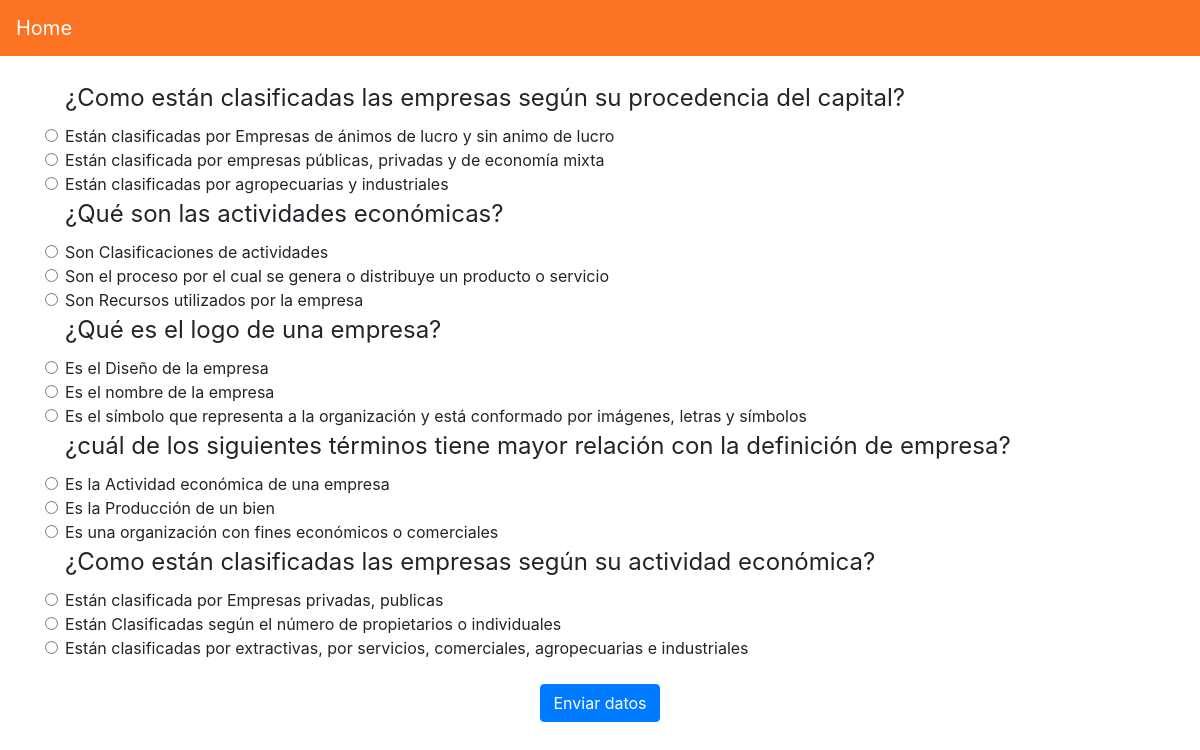
/constitucion/evalua, run on the app's committed database.
### constitucion_de_empresa/models.py (models this page shows, shortened)
class Pregunta(models.Model):
    cuestion = models.TextField(max_length=100, verbose_name='Pregunta')
    class Meta:
        verbose_name = "pregunta"
        verbose_name_plural = "preguntas"
    def __str__(self) -> str:
        return self.cuestion

class Respuesta(models.Model):
    contenido = models.TextField(max_length=100)
    pregunta = models.ForeignKey(Pregunta, verbose_name='questions', on_delete=models.CASCADE) #Se eliminan las junto con su pregunta """
    right = models.BooleanField(verbose_name='Esta es la respuesta correcta?', default=False) # tipo de respuesta
    created = models.DateTimeField(default=now, editable=False, blank=False) #creacion
    updated = models.DateTimeField(default=now, editable=False, blank=False) #Actualizacion
    class Meta:
        verbose_name = "respuesta"
        verbose_name_plural = "respuestas"

### constitucion_de_empresa/views.py (the view)
# urls.py: path('constitucion/evalua', constitucionEmpresas_Evalua, name='Cons_Evalua'),
def constitucionEmpresas_Evalua(request): #Examen del tema constitucion de empresas
    CATIDAD_DE_PREGUNTAS = 5 #Cnatidad de preguntas que se van a mostrar
    con = sqlite3.connect('db.sqlite3') #nombre de la base de datos y conexion
    cur = con.cursor()  #cursor
    preguntas = Pregunta.objects.all() #Trae la tabla Pregunta
    respuestas = Respuesta.objects.all()
    sentecia = f'''SELECT COUNT(*)
                   FROM constitucion_de_empresa_pregunta '''
    cur.execute(sentecia) #Ejecuta la sentencia
    con.commit()
    size_of_question = int(cur.fetchone()[0]) #Almacena la cantidad de preguntas
    print(f'Cuantas preguntas hay: {size_of_question}\n')
    preguntas_aleatorias = (sample([x for x in preguntas],CATIDAD_DE_PREGUNTAS))
    print(f'Preguntas aleatorias: {preguntas_aleatorias}\n')
    datos_evalua = { #Los datos que seran enviados al frontend
        'preguntas': preguntas_aleatorias,
        'respuestas':respuestas,
    }
    lista_id = [] #almacena los id de las pegungtas
    for id in preguntas_aleatorias:
        lista_id.append(id.id)
    request.session["constitucion_ids"] = lista_id #Envia los ids de las preguntas
    return render(request,'constitucionEmpresas/evalua.html', datos_evalua)

### template/constitucionEmpresas/evalua.html (shortened to what this page needs)
<!DOCTYPE html>
<html lang="en">
<head>
    <link rel="stylesheet" href="https://maxcdn.bootstrapcdn.com/bootstrap/4.0.0/css/bootstrap.min.css">
</head>
<body>
    <nav class="navbar navbar-dark" style="background-color: #fc7323;">
        <a class="navbar-brand" href="../home">Home</a>
    </nav><br/>
    <div class="container">
        <form action="/constitucion/resultado" method="post" id="formulario" name="formulario">
            <div class="form-check">
            {% for interrogante in preguntas %}
            <fieldset>
                <legend>{{interrogante}}</legend>
                {% for respuesta in respuestas %}
                    {% if interrogante == respuesta.pregunta %}
                    <label class="form-check-label">
                        <input type="radio" value="{{respuesta.contenido}}" class="form-check-input" name="{{interrogante.id}}" id="{{interrogante.id}}" required>
                                {{respuesta.contenido}}
                    </label> <br>
                    {% endif %}
                {% endfor %}
            {% endfor %}
        </fieldset>
        </div><br/>
        <center><input type="submit" value="Enviar datos" class="btn btn-primary"></center>
        </form>
    </div>
</body>
</html>

### data on the page
Pregunta: cuestion "¿Como están clasificadas las empresas según su procedencia del capital?"
Respuesta: contenido "Están clasificadas por Empresas de ánimos de lucro y sin animo de lucro"
Respuesta: contenido "Están clasificada por empresas públicas, privadas y de economía mixta"
Respuesta: contenido "Están clasificadas por agropecuarias y industriales"
Pregunta: cuestion "¿Qué son las actividades económicas?"
Respuesta: contenido "Son Clasificaciones de actividades"
Respuesta: contenido "Son el proceso por el cual se genera o distribuye un producto o servicio"
Respuesta: contenido "Son Recursos utilizados por la empresa"
Pregunta: cuestion "¿Qué es el logo de una empresa?"
Respuesta: contenido "Es el Diseño de la empresa"
Respuesta: contenido "Es el nombre de la empresa"
Respuesta: contenido "Es el símbolo que representa a la organización y está conformado por imágenes, letras y símbolos"
Pregunta: cuestion "¿cuál de los siguientes términos tiene mayor relación con la definición de empresa?"
Respuesta: contenido "Es la Actividad económica de una empresa"
Respuesta: contenido "Es la Producción de un bien"
Respuesta: contenido "Es una organización con fines económicos o comerciales"
Pregunta: cuestion "¿Como están clasificadas las empresas según su actividad económica?"
Respuesta: contenido "Están clasificada por Empresas privadas, publicas"
Respuesta: contenido "Están Clasificadas según el número de propietarios o individuales"
Respuesta: contenido "Están clasificadas por extractivas, por servicios, comerciales, agropecuarias e industriales"
